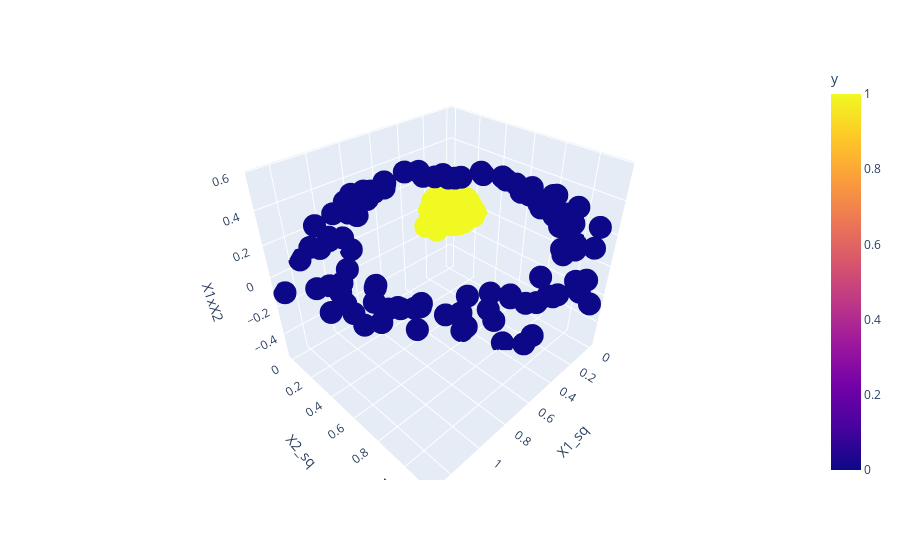

Write notebook code for a chart like this one.
### Code cell
px.scatter_3d(df, x="X1_sq", y="X2_sq", z="X1xX2",color=df["y"])

### Figure 1 — Plotly figure (JSON) as saved in the notebook; plotly's stock layout.template omitted (floating-point values rounded to 4 significant figures; data arrays with more than 128 entries replaced by an {"elided": "..."} marker saying what was removed)
{"data": [{"hovertemplate": "X1_sq=%{x}<br>X2_sq=%{y}<br>X1xX2=%{z}<br>y=%{marker.color}<extra></extra>", "legendgroup": "", "marker": {"color": {"elided": "200 int values"}, "coloraxis": "coloraxis", "symbol": "circle"}, "mode": "markers", "name": "", "scene": "scene", "showlegend": false, "type": "scatter3d", "x": {"elided": "200 float values"}, "y": {"elided": "200 float values"}, "z": {"elided": "200 float values"}}], "layout": {"coloraxis": {"colorbar": {"title": {"text": "y"}}, "colorscale": [[0, "#0d0887"], [0.1111, "#46039f"], [0.2222, "#7201a8"], [0.3333, "#9c179e"], [0.4444, "#bd3786"], [0.5556, "#d8576b"], [0.6667, "#ed7953"], [0.7778, "#fb9f3a"], [0.8889, "#fdca26"], [1, "#f0f921"]]}, "legend": {"tracegroupgap": 0}, "margin": {"t": 60}, "scene": {"domain": {"x": [0, 1], "y": [0, 1]}, "xaxis": {"title": {"text": "X1_sq"}}, "yaxis": {"title": {"text": "X2_sq"}}, "zaxis": {"title": {"text": "X1xX2"}}}}}
